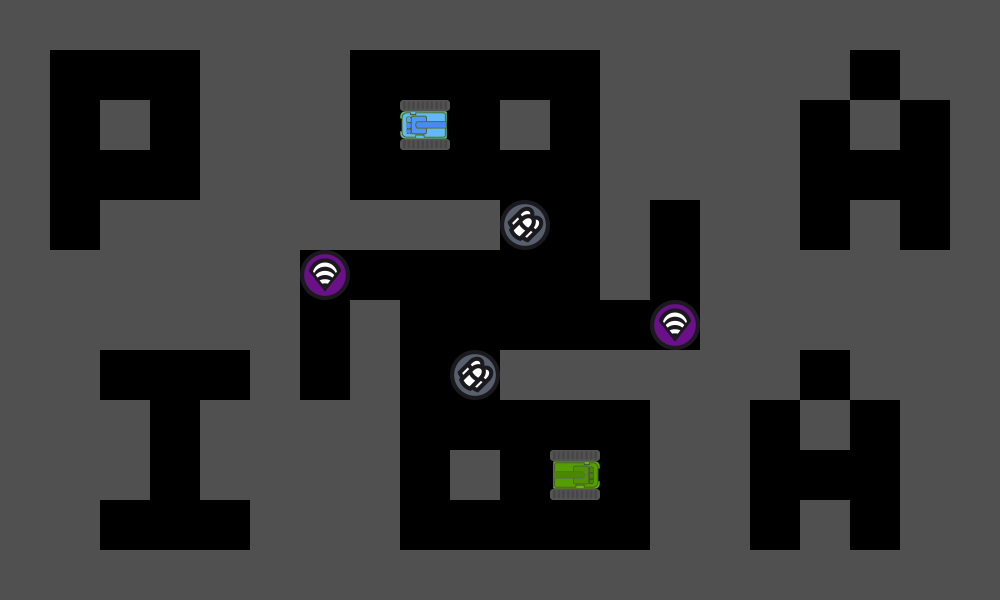

The image is a tile-based game level rendered from a .tmx file. Its description and complete source (layers, tilesets, objects, tile grids) follow:
An orthogonal 20x12 tile map with 50x50 px tiles, 1 tile layer (Tile Layer 1).

<map version="1.5" tiledversion="1.7.2" orientation="orthogonal" renderorder="right-down" width="20" height="12" tilewidth="50" tileheight="50" infinite="0" nextlayerid="2" nextobjectid="1">
 <tileset firstgid="1" name="TankManObj" tilewidth="50" tileheight="50" tilecount="5" columns="5">
  <image source="../image/TankManObj.png" width="250" height="50" />
 </tileset>
 <layer id="1" name="Tile Layer 1" width="20" height="12">
  <data encoding="csv">
3,3,3,3,3,3,3,3,3,3,3,3,3,3,3,3,3,3,3,3,
3,0,0,0,3,3,3,0,0,0,0,0,3,3,3,3,3,0,3,3,
3,0,3,0,3,3,3,0,2,0,3,0,3,3,3,3,0,3,0,3,
3,0,0,0,3,3,3,0,0,0,0,0,3,3,3,3,0,0,0,3,
3,0,3,3,3,3,3,3,3,3,4,0,3,0,3,3,0,3,0,3,
3,3,3,3,3,3,5,0,0,0,0,0,3,0,3,3,3,3,3,3,
3,3,3,3,3,3,0,3,0,0,0,0,0,5,3,3,3,3,3,3,
3,3,0,0,0,3,0,3,0,4,3,3,3,3,3,3,0,3,3,3,
3,3,3,0,3,3,3,3,0,0,0,0,0,3,3,0,3,0,3,3,
3,3,3,0,3,3,3,3,0,3,0,1,0,3,3,0,0,0,3,3,
3,3,0,0,0,3,3,3,0,0,0,0,0,3,3,0,3,0,3,3,
3,3,3,3,3,3,3,3,3,3,3,3,3,3,3,3,3,3,3,3
</data>
 </layer>
</map>
